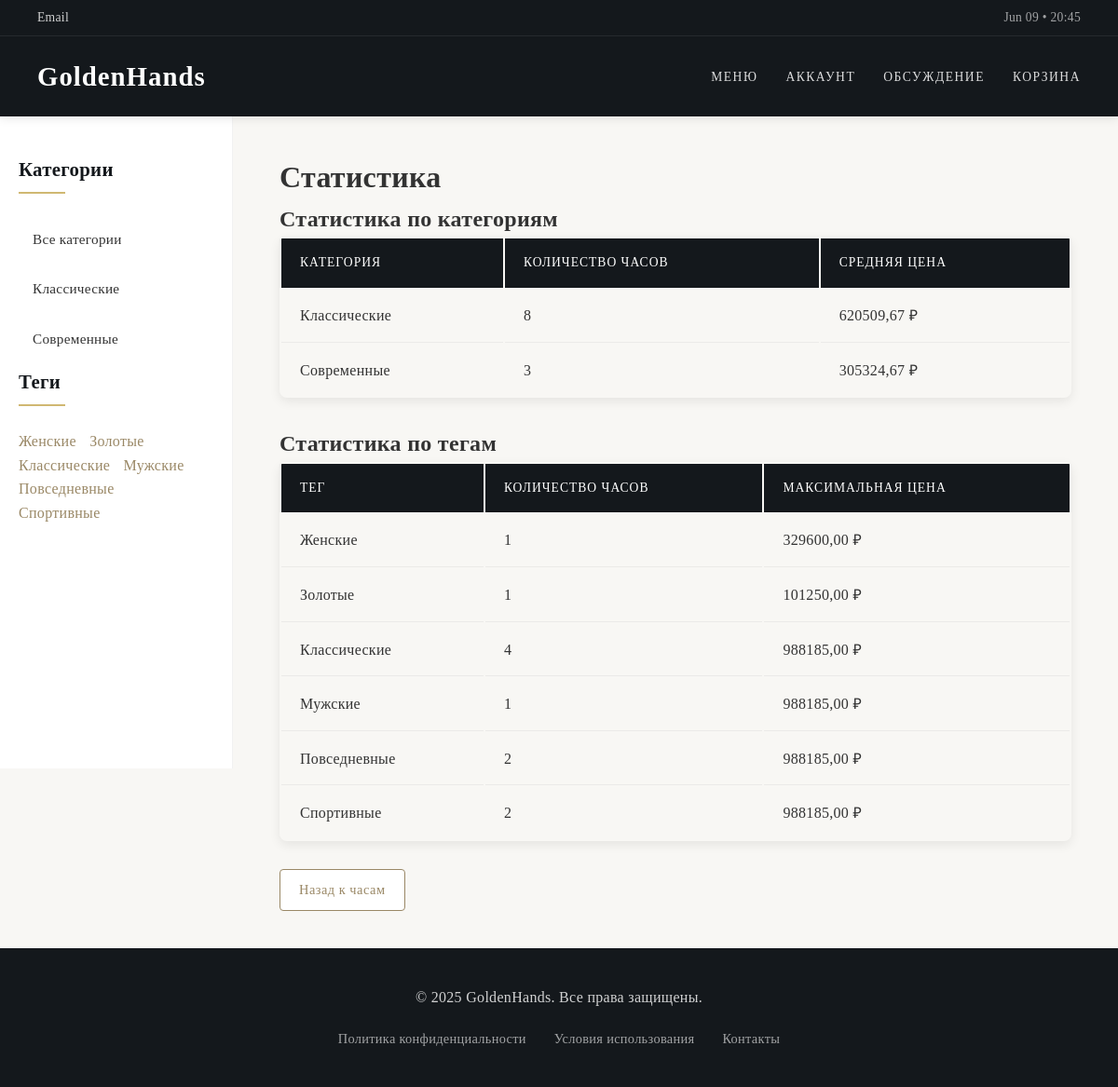
Screenshot of /stats/ with the database file from the repository.
### WebApp/models.py (models this page shows, shortened)
class Category(models.Model):
    name = models.CharField('Название', max_length=100)
    slug = models.SlugField('URL', max_length=100, unique=True)
    class Meta:
        verbose_name = 'Категория'
        verbose_name_plural = 'Категории'
        ordering = ['name']

class Tag(models.Model):
    name = models.CharField('Название', max_length=100, db_index=True)
    slug = models.SlugField('URL', max_length=255, unique=True, db_index=True)
    class Meta:
        verbose_name = 'Тег'
        verbose_name_plural = 'Теги'
        ordering = ['name']

### WebApp/views.py (the view)
# urls.py: path('stats/', views.StatsView.as_view(), name='stats'),
class StatsView(DataMixin, TemplateView):
    template_name = 'stats.html'
    title_page = 'Статистика'
    def get_context_data(self, **kwargs):
        context = super().get_context_data(**kwargs)
        return self.get_mixin_context(context,
            category_stats=Category.objects.values('name').annotate(
                total_watches=Count('watch'),
                avg_price=Avg('watch__price')
            ),
            tag_stats=Tag.objects.values('name').annotate(
                total_watches=Count('watches'),
                max_price=Max('watches__price')
            )
        )

### WebApp/templatetags/watch_tags.py (called while the page is built)
@register.inclusion_tag('list_categories.html')
def show_categories(cat_selected=0):
    cats = Category.objects.all()
    return {'cats': cats, 'cat_selected': cat_selected}

@register.inclusion_tag('list_tags.html')
def show_tags():
    tags = Tag.objects.annotate(total=Count('watches')).filter(total__gt=0)
    return {'tags': tags}

### WebApp/utils.py (called while the page is built)
    def get_mixin_context(self, context, **kwargs):
        context['menu'] = menu
        context['categories'] = Category.objects.all()
        if self.title_page:
            context['title'] = self.title_page
        context.update(kwargs)
        return context

    def get_context_data(self, **kwargs):
        context = super().get_context_data(**kwargs)
        return self.get_mixin_context(context)

### WebProgramming/context_processors.py (called while the page is built)
def current_time(request):
    return {'current_time': datetime.now().strftime("%b %d • %H:%M")}

### users/context_processors.py (called while the page is built)
def get_women_context(request):
    return {'mainmenu': menu}

### templates/stats.html (shortened to what this page needs)
{% extends 'base.html' %}
{% load static %}
{% block content %}
<h1>{{ title }}</h1>
<h2>Статистика по категориям</h2>
<table class="categories-table">
    <thead>
        <tr>
            <th>Категория</th>
            <th>Количество часов</th>
            <th>Средняя цена</th>
        </tr>
    </thead>
    <tbody>
        {% for stat in category_stats %}
            <tr>
                <td>{{ stat.name }}</td>
                <td>{{ stat.total_watches }}</td>
                <td>{{ stat.avg_price|floatformat:2 }} ₽</td>
            </tr>
        {% endfor %}
    </tbody>
</table>
<h2>Статистика по тегам</h2>
<table class="categories-table">
    <thead>
        <tr>
            <th>Тег</th>
            <th>Количество часов</th>
            <th>Максимальная цена</th>
        </tr>
    </thead>
    <tbody>
        {% for stat in tag_stats %}
            <tr>
                <td>{{ stat.name }}</td>
                <td>{{ stat.total_watches }}</td>
                <td>{{ stat.max_price|floatformat:2 }} ₽</td>
            </tr>
        {% endfor %}
    </tbody>
</table>
<a href="{% url 'watch_list' %}" class="btn btn-secondary">Назад к часам</a>
{% endblock %}

### templates/list_categories.html
<ul class="category-list">
    {% for cat in cats %}
        {% if cat.id == cat_selected %}
            <li class="selected"><span>{{ cat.name }}</span></li>
        {% else %}
            <li><a href="{% url 'category' cat.id %}">{{ cat.name }}</a></li>
        {% endif %}
    {% endfor %}
</ul>

### templates/list_tags.html
{% if tags %}
<ul class="tags-list">
    {% for tag in tags %}
        <li><a href="{% url 'tag' tag.slug %}">{{ tag.name }}</a></li>
    {% endfor %}
</ul>
{% endif %}

### static/css/styles.css (style rules this page uses)
* { margin: 0; padding: 0; box-sizing: border-box; }
:root { --primary-color: #14181c; --secondary-color: #9a8866; --accent-color: #d0b872; --light-color: #f8f7f4; --dark-color: #191919; --gray-color: #e0e0e0; --text-color: #333; --text-light: #717171; --border-radius: 4px; --shadow: 0 4px 12px rgba(0, 0, 0, 0.08); --transition: all 0.3s ease; }
body { font-family: 'Georgia', serif; color: var(--text-color); background-color: var(--light-color); line-height: 1.6; letter-spacing: 0.3px; }
.category-list { list-style: none; }
.category-list li { margin-bottom: 5px; }
.category-list li a, .category-list li span { display: block; padding: 12px 15px; color: var(--text-color); text-decoration: none; font-weight: 400; transition: var(--transition); border-radius: var(--border-radius); font-size: 0.95em; }
.btn { display: inline-block; padding: 10px 20px; border-radius: var(--border-radius); text-decoration: none; font-weight: 500; text-align: center; transition: var(--transition); font-size: 0.9em; border: none; cursor: pointer; letter-spacing: 0.5px; }
.btn-secondary { background-color: #fff; color: var(--secondary-color); border: 1px solid var(--secondary-color); }
.categories-table { width: 100%; margin-bottom: 30px; border-radius: 8px; overflow: hidden; box-shadow: var(--shadow); }
.categories-table th, .categories-table td { padding: 15px 20px; text-align: left; border-bottom: 1px solid rgba(0, 0, 0, 0.05); }
.categories-table th { background-color: var(--primary-color); color: #fff; font-weight: 500; text-transform: uppercase; font-size: 0.85em; letter-spacing: 1px; }
.categories-table tr:last-child td { border-bottom: none; }
.tags-list { list-style: none; margin-top: 10px; }
.tags-list li { display: inline-block; margin-right: 10px; }
.tags-list li a { color: var(--secondary-color); text-decoration: none; transition: var(--transition); }

### rows the page displays
Category: name "Классические"
Category: name "Современные"
Tag: name "Женские"
Tag: name "Золотые"
Tag: name "Классические"
Tag: name "Мужские"
Tag: name "Повседневные"
Tag: name "Спортивные", total_watches "2", max_price "988185,00"

### other values shown
{{ title }} "Статистика"
{{ stat.name }} "Классические" "Современные"
{{ stat.total_watches }} "8" "3"
{{ stat.avg_price|floatformat:2 }} "620509,67" "305324,67"
{{ stat.name }} "Женские" "Золотые" "Классические" "Мужские" "Повседневные"
{{ stat.total_watches }} "1" "1" "4" "1" "2"
{{ stat.max_price|floatformat:2 }} "329600,00" "101250,00" "988185,00" "988185,00" "988185,00"
